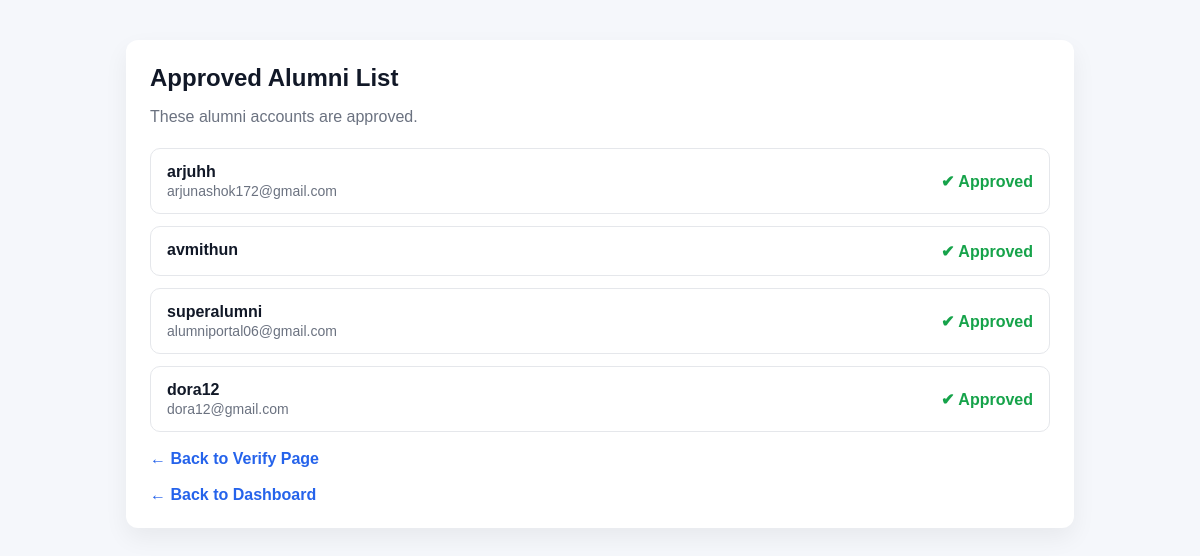
The page /teacher/approved-alumni/ on the database its author committed.
### admin_module/models.py (models this page shows, shortened)
class SystemMetadata(models.Model):
    STATUS_CHOICES = [
        ('PENDING', 'Pending'),
        ('APPROVED', 'Approved'),
        ('REJECTED', 'Rejected'),
    ]
    user = models.OneToOneField(User, on_delete=models.CASCADE)
    created_at = models.DateTimeField(default=timezone.now)
    updated_at = models.DateTimeField(auto_now=True)
    status = models.CharField(
        max_length=10,
        choices=STATUS_CHOICES,
        default='PENDING'
    )
    profile_completion = models.IntegerField(default=0)

### teacher_module/views.py (the view)
# urls.py: path('approved-alumni/', views.approved_alumni, name='approved_alumni'),
def approved_alumni(request):
    approved =SystemMetadata.objects.filter(status="APPROVED")
    return render(request, "teacher/approved_alumni.html", {"approved": approved})

### templates/teacher/approved_alumni.html (shortened to what this page needs)
<!DOCTYPE html>
<html lang="en">
<head>
</head>
<body>
    <div class="container">
        <h2>Approved Alumni List</h2>
        <div class="sub">These alumni accounts are approved.</div>
        <div class="list">
            {% for m in approved %}
                <div class="row">
                    <div class="info">
                        <div class="name">{{ m.user.username }}</div>
                        <div class="email">{{ m.user.email }}</div>
                    </div>
                    <div class="status">✔ Approved</div>
                </div>
            {% empty %}
                <div class="empty">No approved alumni yet.</div>
            {% endfor %}
        </div>
        <a class="back" href="{% url 'verify_alumni' %}">← Back to Verify Page</a>
        <br>
        <a class="back" href="{% url 'teacher_dashboard' %}">← Back to Dashboard</a>
    </div>
</body>
</html>

### templates/teacher/approved_alumni.html (style rules this page uses)
body { font-family: Arial, sans-serif; margin: 0; background: #f5f7fb; color: #111827; }
.container { max-width: 900px; margin: 40px auto; background: #ffffff; border-radius: 12px; padding: 24px; box-shadow: 0 10px 25px rgba(0,0,0,0.06); }
h2 { margin: 0 0 16px; }
.sub { color: #6b7280; margin-bottom: 22px; }
.list { display: flex; flex-direction: column; gap: 12px; }
.row { display: flex; justify-content: space-between; align-items: center; padding: 14px 16px; border: 1px solid #e5e7eb; border-radius: 10px; background: #fff; }
.info { display: flex; flex-direction: column; gap: 2px; }
.name { font-weight: 700; }
.email { color: #6b7280; font-size: 14px; }
.status { color: #16a34a; font-weight: 700; }
.back { display: inline-block; margin-top: 18px; text-decoration: none; color: #2563eb; font-weight: 600; }

### rows shown on the page
SystemMetadata: user.username "arjuhh", user.email "arjunashok172@gmail.com"
SystemMetadata: user.username "avmithun"
SystemMetadata: user.username "superalumni", user.email "alumniportal06@gmail.com"
SystemMetadata: user.username "dora12", user.email "dora12@gmail.com"
